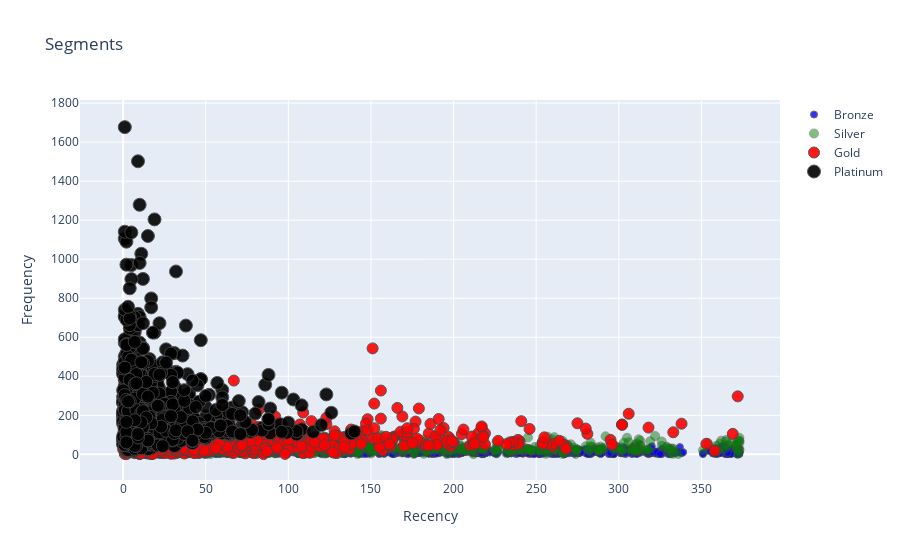
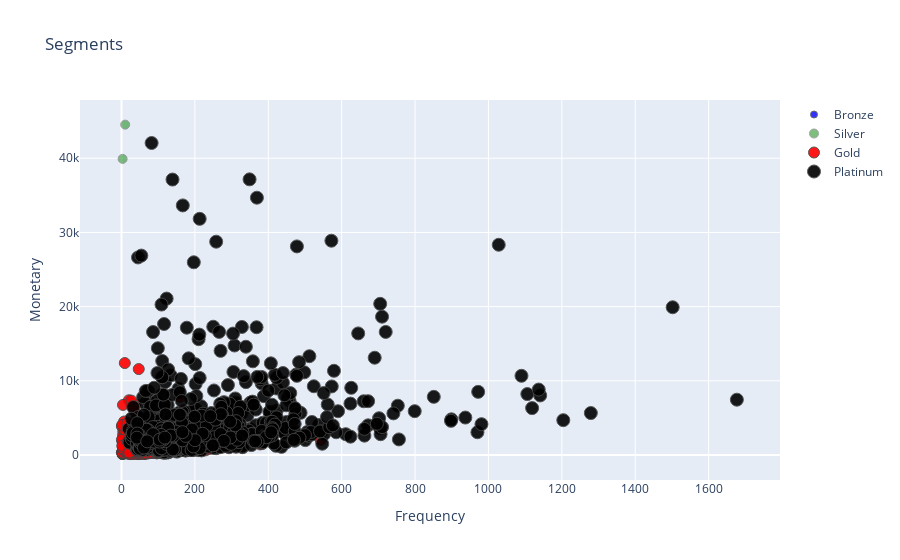
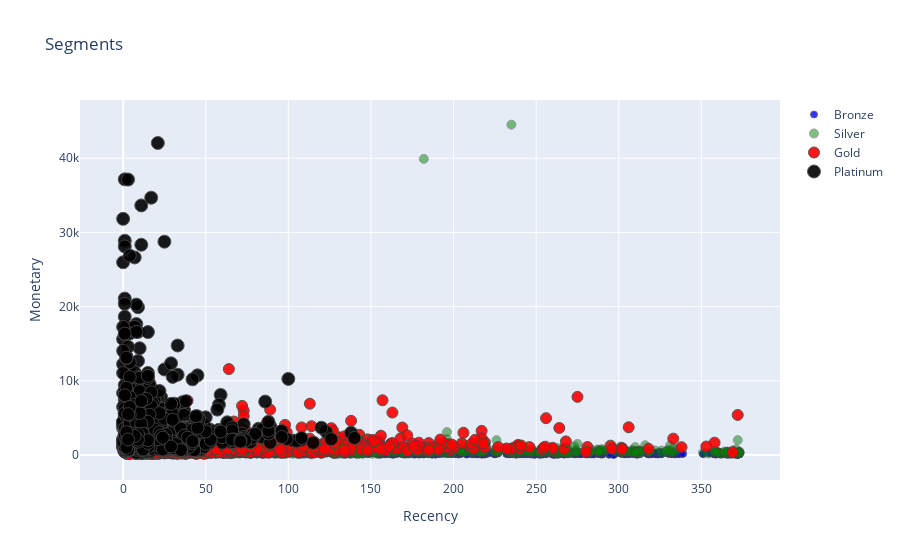

Notebook code cell kept with these figures, in order:
### Code cell
# import chart_studio as cs
import plotly.offline as po
import plotly.graph_objs as gobj

#Recency Vs Frequency
graph = RFMScores.query("Monetary < 50000 and Frequency < 2000")

plot_data = [
    gobj.Scatter(
        x=graph.query("RFM_Loyalty_Level == 'Bronze'")['Recency'],
        y=graph.query("RFM_Loyalty_Level == 'Bronze'")['Frequency'],
        mode='markers',
        name='Bronze',
        marker= dict(size= 7,
            line= dict(width=1),
            color= 'blue',
            opacity= 0.8
           )
    ),
        gobj.Scatter(
        x=graph.query("RFM_Loyalty_Level == 'Silver'")['Recency'],
        y=graph.query("RFM_Loyalty_Level == 'Silver'")['Frequency'],
        mode='markers',
        name='Silver',
        marker= dict(size= 9,
            line= dict(width=1),
            color= 'green',
            opacity= 0.5
           )
    ),
        gobj.Scatter(
        x=graph.query("RFM_Loyalty_Level == 'Gold'")['Recency'],
        y=graph.query("RFM_Loyalty_Level == 'Gold'")['Frequency'],
        mode='markers',
        name='Gold',
        marker= dict(size= 11,
            line= dict(width=1),
            color= 'red',
            opacity= 0.9
           )
    ),
    gobj.Scatter(
        x=graph.query("RFM_Loyalty_Level == 'Platinum'")['Recency'],
        y=graph.query("RFM_Loyalty_Level == 'Platinum'")['Frequency'],
        mode='markers',
        name='Platinum',
        marker= dict(size= 13,
            line= dict(width=1),
            color= 'black',
            opacity= 0.9
           )
    ),
]

plot_layout = gobj.Layout(
        yaxis= {'title': "Frequency"},
        xaxis= {'title': "Recency"},
        title='Segments'
    )
fig = gobj.Figure(data=plot_data, layout=plot_layout)
po.iplot(fig)

#Frequency Vs Monetary
graph = RFMScores.query("Monetary < 50000 and Frequency < 2000")

plot_data = [
    gobj.Scatter(
        x=graph.query("RFM_Loyalty_Level == 'Bronze'")['Frequency'],
        y=graph.query("RFM_Loyalty_Level == 'Bronze'")['Monetary'],
        mode='markers',
        name='Bronze',
        marker= dict(size= 7,
            line= dict(width=1),
            color= 'blue',
            opacity= 0.8
           )
    ),
        gobj.Scatter(
        x=graph.query("RFM_Loyalty_Level == 'Silver'")['Frequency'],
        y=graph.query("RFM_Loyalty_Level == 'Silver'")['Monetary'],
        mode='markers',
        name='Silver',
        marker= dict(size= 9,
            line= dict(width=1),
            color= 'green',
            opacity= 0.5
           )
    ),
        gobj.Scatter(
        x=graph.query("RFM_Loyalty_Level == 'Gold'")['Frequency'],
        y=graph.query("RFM_Loyalty_Level == 'Gold'")['Monetary'],
        mode='markers',
        name='Gold',
        marker= dict(size= 11,
            line= dict(width=1),
            color= 'red',
            opacity= 0.9
           )
    ),
    gobj.Scatter(
        x=graph.query("RFM_Loyalty_Level == 'Platinum'")['Frequency'],
        y=graph.query("RFM_Loyalty_Level == 'Platinum'")['Monetary'],
        mode='markers',
        name='Platinum',
        marker= dict(size= 13,
            line= dict(width=1),
            color= 'black',
            opacity= 0.9
           )
    ),
]

plot_layout = gobj.Layout(
        yaxis= {'title': "Monetary"},
        xaxis= {'title': "Frequency"},
        title='Segments'
    )
fig = gobj.Figure(data=plot_data, layout=plot_layout)
po.iplot(fig)

#Recency Vs Monetary
graph = RFMScores.query("Monetary < 50000 and Frequency < 2000")

plot_data = [
    gobj.Scatter(
        x=graph.query("RFM_Loyalty_Level == 'Bronze'")['Recency'],
        y=graph.query("RFM_Loyalty_Level == 'Bronze'")['Monetary'],
        mode='markers',
        name='Bronze',
        marker= dict(size= 7,
            line= dict(width=1),
            color= 'blue',
            opacity= 0.8
           )
    ),
        gobj.Scatter(
        x=graph.query("RFM_Loyalty_Level == 'Silver'")['Recency'],
        y=graph.query("RFM_Loyalty_Level == 'Silver'")['Monetary'],
        mode='markers',
        name='Silver',
        marker= dict(size= 9,
            line= dict(width=1),
            color= 'green',
            opacity= 0.5
           )
    ),
        gobj.Scatter(
        x=graph.query("RFM_Loyalty_Level == 'Gold'")['Recency'],
        y=graph.query("RFM_Loyalty_Level == 'Gold'")['Monetary'],
        mode='markers',
        name='Gold',
        marker= dict(size= 11,
            line= dict(width=1),
            color= 'red',
            opacity= 0.9
           )
    ),
    gobj.Scatter(
        x=graph.query("RFM_Loyalty_Level == 'Platinum'")['Recency'],
        y=graph.query("RFM_Loyalty_Level == 'Platinum'")['Monetary'],
        mode='markers',
        name='Platinum',
        marker= dict(size= 13,
            line= dict(width=1),
            color= 'black',
            opacity= 0.9
           )
    ),
]

plot_layout = gobj.Layout(
        yaxis= {'title': "Monetary"},
        xaxis= {'title': "Recency"},
        title='Segments'
    )
fig = gobj.Figure(data=plot_data, layout=plot_layout)
po.iplot(fig)

### Figure 1 — Plotly figure (JSON) as saved in the notebook; plotly's stock layout.template omitted (floating-point values rounded to 4 significant figures; data arrays with more than 128 entries replaced by an {"elided": "..."} marker saying what was removed)
{"data": [{"marker": {"color": "blue", "line": {"width": 1}, "opacity": 0.8, "size": 7}, "mode": "markers", "name": "Bronze", "type": "scatter", "x": {"elided": "705 int values"}, "y": {"elided": "705 int values"}}, {"marker": {"color": "green", "line": {"width": 1}, "opacity": 0.5, "size": 9}, "mode": "markers", "name": "Silver", "type": "scatter", "x": {"elided": "894 int values"}, "y": {"elided": "894 int values"}}, {"marker": {"color": "red", "line": {"width": 1}, "opacity": 0.9, "size": 11}, "mode": "markers", "name": "Gold", "type": "scatter", "x": {"elided": "1180 int values"}, "y": {"elided": "1180 int values"}}, {"marker": {"color": "black", "line": {"width": 1}, "opacity": 0.9, "size": 13}, "mode": "markers", "name": "Platinum", "type": "scatter", "x": {"elided": "1123 int values"}, "y": {"elided": "1123 int values"}}], "layout": {"title": {"text": "Segments"}, "xaxis": {"title": {"text": "Recency"}}, "yaxis": {"title": {"text": "Frequency"}}}}

### Figure 2 — Plotly figure (JSON) as saved in the notebook; plotly's stock layout.template omitted (floating-point values rounded to 4 significant figures; data arrays with more than 128 entries replaced by an {"elided": "..."} marker saying what was removed)
{"data": [{"marker": {"color": "blue", "line": {"width": 1}, "opacity": 0.8, "size": 7}, "mode": "markers", "name": "Bronze", "type": "scatter", "x": {"elided": "705 int values"}, "y": {"elided": "705 float values"}}, {"marker": {"color": "green", "line": {"width": 1}, "opacity": 0.5, "size": 9}, "mode": "markers", "name": "Silver", "type": "scatter", "x": {"elided": "894 int values"}, "y": {"elided": "894 float values"}}, {"marker": {"color": "red", "line": {"width": 1}, "opacity": 0.9, "size": 11}, "mode": "markers", "name": "Gold", "type": "scatter", "x": {"elided": "1180 int values"}, "y": {"elided": "1180 float values"}}, {"marker": {"color": "black", "line": {"width": 1}, "opacity": 0.9, "size": 13}, "mode": "markers", "name": "Platinum", "type": "scatter", "x": {"elided": "1123 int values"}, "y": {"elided": "1123 float values"}}], "layout": {"title": {"text": "Segments"}, "xaxis": {"title": {"text": "Frequency"}}, "yaxis": {"title": {"text": "Monetary"}}}}

### Figure 3 — Plotly figure (JSON) as saved in the notebook; plotly's stock layout.template omitted (floating-point values rounded to 4 significant figures; data arrays with more than 128 entries replaced by an {"elided": "..."} marker saying what was removed)
{"data": [{"marker": {"color": "blue", "line": {"width": 1}, "opacity": 0.8, "size": 7}, "mode": "markers", "name": "Bronze", "type": "scatter", "x": {"elided": "705 int values"}, "y": {"elided": "705 float values"}}, {"marker": {"color": "green", "line": {"width": 1}, "opacity": 0.5, "size": 9}, "mode": "markers", "name": "Silver", "type": "scatter", "x": {"elided": "894 int values"}, "y": {"elided": "894 float values"}}, {"marker": {"color": "red", "line": {"width": 1}, "opacity": 0.9, "size": 11}, "mode": "markers", "name": "Gold", "type": "scatter", "x": {"elided": "1180 int values"}, "y": {"elided": "1180 float values"}}, {"marker": {"color": "black", "line": {"width": 1}, "opacity": 0.9, "size": 13}, "mode": "markers", "name": "Platinum", "type": "scatter", "x": {"elided": "1123 int values"}, "y": {"elided": "1123 float values"}}], "layout": {"title": {"text": "Segments"}, "xaxis": {"title": {"text": "Recency"}}, "yaxis": {"title": {"text": "Monetary"}}}}
